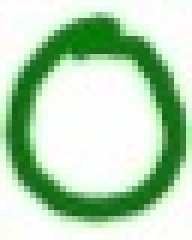
%> input picture livetest_data/digit0-1.jpg, 32 x 40 px (shown 6 times larger); its folder holds only this picture in this run
$ octave scenario1_livetest.m   (GNU Octave 9; MATLAB toolbox functions it lacks are replaced by stand-ins)
%> lines starting %> are read from the running program, lines starting %| are printed output that depends on the picture; in (x1, y1, x2, y2) boxes, pixels count from 0 and x2, y2 are one past the last pixel; in counts of white or black regions, pixels touching at a corner belong together; the program's own positions count from 1
### generate_livedataset.m
function [cleanedImages, digitLabels] = generate_livedataset(imageSize)
%> called with imageSize = 32

    cleanedImages = [];
    digitLabels = [];

    for digit=0:9
        for index=1:10
            crt_img = imread(sprintf('livetest_data\\digit%d-%d.jpg',digit, index));
%> crt_img is the input picture: size 40x32x3 uint8; mean R, G, B 181.8, 214.5, 181.5
            crt_img = crt_img(2:size(crt_img, 1) - 1, 3: size(crt_img, 2) - 2);
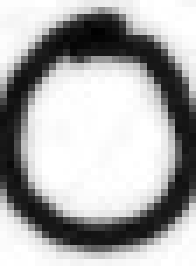
%> crt_img: size 38x28 uint8 (shown 7 times larger); min 1, max 255, mean 172.2
            crt_img = imcomplement(im2bw(crt_img));
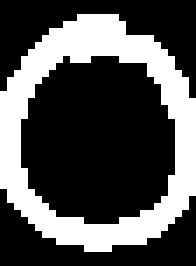
%> crt_img: size 38x28 logical (shown 7 times larger); 32% white; 1 white region, box (x1, y1, x2, y2) and area: (0, 2, 28, 36) 340
            crt_img = double(crt_img);

            se = strel('disk',1);
            crt_img = imclose(crt_img,se);
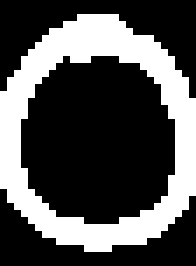
%> crt_img: size 38x28 double (shown 7 times larger); values 0 (black) and 1 (white), 32.1% white; 1 white region, box (x1, y1, x2, y2) and area: (0, 2, 28, 36) 342
            crt_img = imerode(crt_img,se);
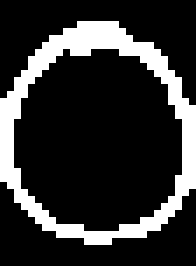
%> crt_img: size 38x28 double (shown 7 times larger); values 0 (black) and 1 (white), 19.7% white; 1 white region, box (x1, y1, x2, y2) and area: (0, 3, 28, 35) 210
            crt_img = imdilate(crt_img,se);

%> the run ends on the next line
            crt_img = im_box(crt_img, 0, 1);
            crt_img = im_resize(crt_img, [imageSize - 2,imageSize - 2]);
            crt_img = im_box(crt_img, 1, 0);

            imwrite(crt_img, sprintf('livetest_data\\pdigit%d-%d.jpg',digit, index));

        cleanedImages = [cleanedImages; reshape(crt_img, 1, [])];
        digitLabels = [digitLabels; strcat('digit_', num2str(digit))];

        end
    end
end


### my_rep_live.m
function liveDataset = my_rep_live(imageSize)

	[cleanedImages, digitLabels] = generate_livedataset(imageSize);
	hogFeats = [];
	for imageIndex = 1:size(cleanedImages, 1)
    	crtImg = reshape(cleanedImages(imageIndex, :), [imageSize, imageSize]);
    	[crtFeats, ~] = extractHOGFeatures(crtImg, 'CellSize',[6 6]);
    	hogFeats = [hogFeats; crtFeats];
	end

	liveDataset = prdataset(double(hogFeats), digitLabels);
end

### scenario1_livetest.m
imageSize = 32;
samplesPerClass = 400;

liveDataset = my_rep_live(imageSize);
